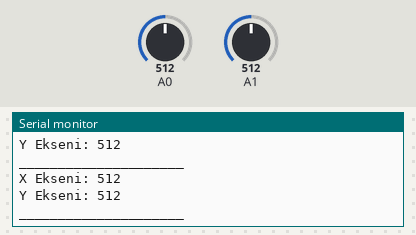
Bench run of a sketch on a simulated Arduino Uno, built with avr-gcc and run on an emulated ATmega328P. Parts: the last lines printed to the serial monitor. The inputs (shaded band) are chosen by the test bench; at power-on: A0 = 512, A1 = 512.

Above: at 1.3 s.
1.4 s: A0 set to 716
At 1.82 s:
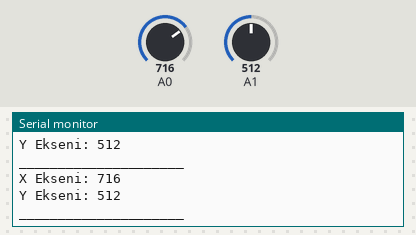
2.9 s: A1 set to 716
At 3.33 s:
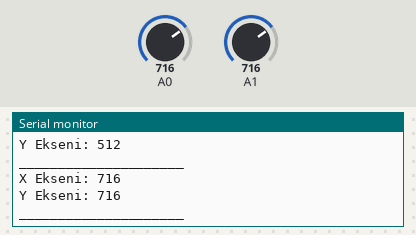
4.4 s: A0 set to 900
At 4.83 s:
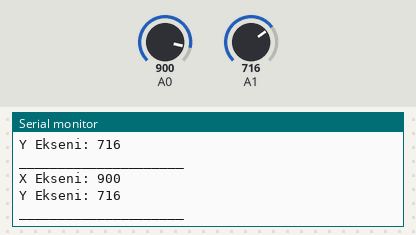
5.9 s: A1 set to 900
At 6.33 s:
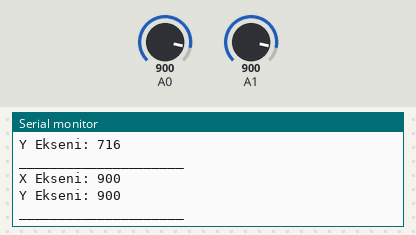
Timing chart, 0 to 8.4 s (numbered marks = the images above; inputs shaded):
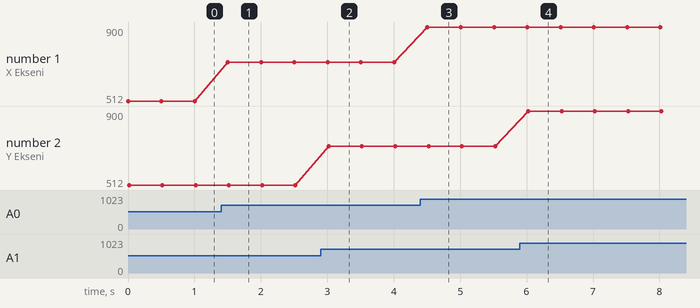

Measured:
- after the input at 1.4 s, the serial monitor: prints a new line after 0.10 s (image 1)
- after the input at 2.9 s, the serial monitor: prints a new line after 0.12 s (image 2)
- after the input at 4.4 s, the serial monitor: prints a new line after 0.11 s (image 3)
- after the input at 5.9 s, the serial monitor: prints a new line after 0.13 s (image 4)
- plotted number 1: 512 → 716 after the input at 1.4 s, 716 → 900 after the input at 4.4 s

The sketch:

Bolum10Joystick.ino
```cpp
void setup() {

Serial.begin(9600);
}

void loop() {
  Serial.print("X Ekseni: ");
  Serial.println(analogRead(A0));
  Serial.print("Y Ekseni: ");
  Serial.println(analogRead(A1));
  Serial.println("_____________________");
  delay(500);
}
```
